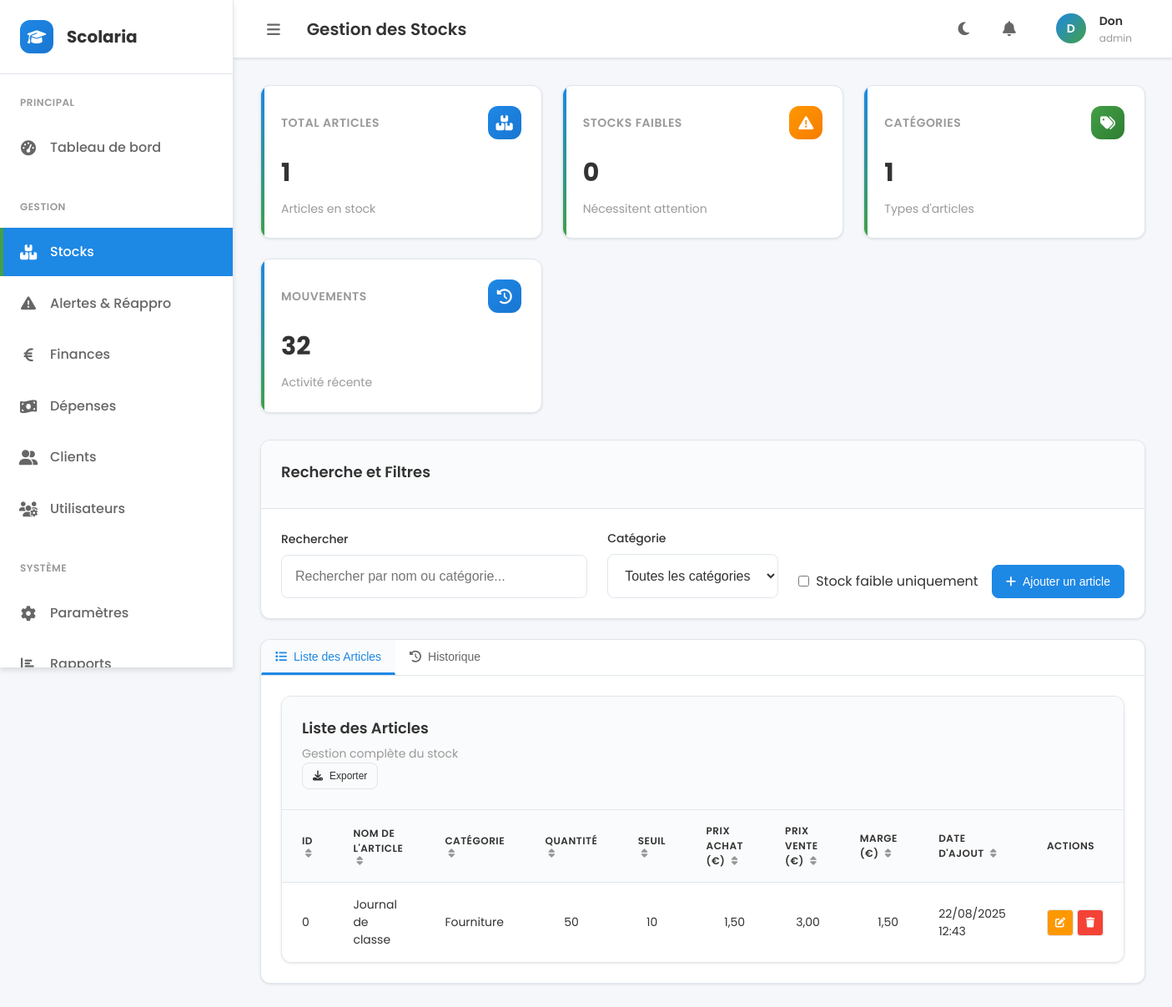
Page /stocks.php (signed in) on the committed database.
### tables this page shows
CREATE TABLE `stocks` (
  `id` int(11) NOT NULL,
  `nom_article` varchar(150) NOT NULL,
  `categorie` varchar(100) DEFAULT NULL,
  `code_barres` varchar(64) DEFAULT NULL,
  `prix_achat` decimal(10,2) DEFAULT NULL,
  `quantite` int(11) NOT NULL,
  `seuil` int(11) NOT NULL,
  `created_at` timestamp NOT NULL DEFAULT current_timestamp(),
  `updated_at` timestamp NOT NULL DEFAULT current_timestamp() ON UPDATE current_timestamp(),
  `seuil_alerte` int(11) DEFAULT 10,
  `prix_vente` decimal(10,2) NOT NULL DEFAULT 0.00
);

### components/data-table.php (the view, shortened to what this page needs)
<?php
function renderDataTable($config) {
    $title = htmlspecialchars($config['title'] ?? '');
    $subtitle = htmlspecialchars($config['subtitle'] ?? '');
    $id = htmlspecialchars($config['id'] ?? 'dataTable');
    $data = $config['data'] ?? [];
    $columns = $config['columns'] ?? [];
    $actions = $config['actions'] ?? [];
    $search = $config['search'] ?? false;
    $export = $config['export'] ?? false;
    echo '<div class="table-container" id="' . $id . 'Container">';
    if ($title || $search || $export) {
        echo '<div class="card-header">';
        if ($title) {
            echo '<div>';
            echo '<h3 class="card-title">' . $title . '</h3>';
            if ($subtitle) {
                echo '<p class="card-subtitle">' . $subtitle . '</p>';
            }
            echo '</div>';
        }
        if ($search || $export) {
            echo '<div class="table-controls" style="display: flex; gap: var(--spacing-md); align-items: center;">';
            if ($export) {
                echo '<div class="table-export">';
                echo '<button class="btn btn-outline btn-sm" onclick="exportTable(\'' . $id . '\')">';
                echo '<i class="fas fa-download"></i> Exporter';
                echo '</button>';
                echo '</div>';
            }
            echo '</div>';
        }
        echo '</div>';
    }
    echo '<div class="table-responsive">';
    echo '<table class="table" id="' . $id . '">';
    echo '<thead>';
    echo '<tr>';
    foreach ($columns as $column) {
        $label = htmlspecialchars($column['label'] ?? '');
        $sortable = $column['sortable'] ?? false;
        $class = htmlspecialchars($column['class'] ?? '');
        echo '<th class="' . $class . '"';
        if ($sortable) {
            echo ' style="cursor: pointer;" onclick="sortTable(\'' . $id . '\', \'' . $column['key'] . '\')"';
        }
        echo '>';
        echo $label;
        if ($sortable) {
            echo ' <i class="fas fa-sort sort-icon" style="opacity: 0.5; margin-left: var(--spacing-xs);"></i>';
        }
        echo '</th>';
    }
    if (!empty($actions)) {
        echo '<th class="text-center">Actions</th>';
    }
    echo '</tr>';
    echo '</thead>';
    echo '<tbody>';
    if (empty($data)) {
        $colspan = count($columns) + (empty($actions) ? 0 : 1);
        echo '<tr><td colspan="' . $colspan . '" class="text-center" style="padding: var(--spacing-xl); color: var(--text-muted);">';
        echo '<i class="fas fa-inbox" style="font-size: var(--font-size-2xl); margin-bottom: var(--spacing-md);"></i><br>';
        echo 'Aucune donnée disponible';
        echo '</td></tr>';
    } else {
        foreach ($data as $index => $row) {
            echo '<tr>';
            foreach ($columns as $column) {
                $key = $column['key'];
                $type = $column['type'] ?? 'text';
                $class = htmlspecialchars($column['class'] ?? '');
                $value = $row[$key] ?? '';
                echo '<td class="' . $class . '">';
                echo renderTableCell($value, $type, $column, $row);
                echo '</td>';
            }
            if (!empty($actions)) {
                echo '<td class="text-center">';
                echo '<div class="table-actions" style="display: flex; gap: var(--spacing-xs); justify-content: center;">';
                foreach ($actions as $action) {
                    $icon = htmlspecialchars($action['icon'] ?? 'fas fa-eye');
                    $class = htmlspecialchars($action['class'] ?? 'btn-outline');
                    $title = htmlspecialchars($action['title'] ?? '');
                    $url = $action['url'] ?? '#';
                    $url = str_replace('{id}', $row['id'] ?? '', $url);
                    foreach ($row as $k => $v) {
                        $url = str_replace('{' . $k . '}', $v, $url);
                    }
                    if (strpos($url, 'javascript:') === 0) {
                        $onclick = substr($url, strlen('javascript:'));
                        echo '<button type="button" class="btn btn-sm ' . $class . ' action-btn" title="' . $title . '" onclick="' . htmlspecialchars($onclick, ENT_QUOTES) . '" style="cursor: pointer; pointer-events: auto;">';
                        echo '<i class="' . $icon . '"></i>';
                        echo '</button>';
                    } else {
                        echo '<a href="' . htmlspecialchars($url) . '" class="btn btn-sm ' . $class . ' action-btn" title="' . $title . '" style="cursor: pointer; pointer-events: auto;">';
                        echo '<i class="' . $icon . '"></i>';
                        echo '</a>';
                    }
                }
                echo '</div>';
                echo '</td>';
            }
            echo '</tr>';
        }
    }
    echo '</tbody>';
    echo '</table>';
    echo '</div>';
    echo '</div>';
}
function renderTableCell($value, $type, $column, $row) {
    switch ($type) {
        case 'text':
            return htmlspecialchars($value);
        case 'number':
            return number_format($value);
        case 'datetime':
            return date('d/m/Y H:i', strtotime($value));
        case 'badge':
            $badgeClass = $column['badgeClass'] ?? [];
            $class = $badgeClass[$value] ?? 'primary';
            return '<span class="badge badge-' . $class . '">' . htmlspecialchars($value) . '</span>';
    }
}
?>

### assets/css/style.css (style rules this page uses)
:root { --primary-color: #1E88E5; --primary-hover: #1976D2; --primary-light: #E3F2FD; --secondary-color: #43A047; --secondary-hover: #388E3C; --secondary-light: #E8F5E8; --success-color: #43A047; --warning-color: #FF9800; --danger-color: #F44336; --info-color: #2196F3; --bg-primary: #F5F7FA; --bg-secondary: #FFFFFF; --bg-tertiary: #FAFBFC; --bg-sidebar: #FFFFFF; --bg-header: #FFFFFF; --text-primary: #333333; --text-secondary: #666666; --text-muted: #999999; --text-white: #FFFFFF; --text-dark: #212529; --border-color: #E0E6ED; --border-light: #F1F3F4; --border-dark: #D1D5DB; --shadow-sm: 0 1px 3px rgba(0, 0, 0, 0.1); --shadow-md: 0 4px 6px rgba(0, 0, 0, 0.1); --shadow-lg: 0 10px 15px rgba(0, 0, 0, 0.1); --shadow-xl: 0 20px 25px rgba(0, 0, 0, 0.15); --radius-sm: 4px; --radius-md: 8px; --radius-lg: 12px; --radius-xl: 16px; --radius-full: 50px; --spacing-xs: 0.25rem; --spacing-sm: 0.5rem; --spacing-md: 1rem; --spacing-lg: 1.5rem; --spacing-xl: 2rem; --spacing-2xl: 3rem; --font-family: 'Poppins', -apple-system, BlinkMacSystemFont, 'Segoe UI', Roboto, sans-serif; --font-size-xs: 0.75rem; --font-size-sm: 0.875rem; --font-size-base: 1rem; --font-size-lg: 1.125rem; --font-size-xl: 1.25rem; --font-size-2xl: 1.5rem; --font-size-3xl: 1.875rem; --font-size-4xl: 2.25rem; --transition-fast: 0.15s ease; --transition-normal: 0.3s ease; --transition-slow: 0.5s ease; --sidebar-width: 280px; --sidebar-collapsed-width: 80px; --header-height: 70px; --content-padding: 2rem; }
*, *::before, *::after { box-sizing: border-box; margin: 0; padding: 0; }
html { font-size: 16px; scroll-behavior: smooth; }
body { font-family: var(--font-family); font-size: var(--font-size-base); line-height: 1.6; color: var(--text-primary); background-color: var(--bg-primary); transition: background-color var(--transition-normal), color var(--transition-normal); }
.card-header { padding: var(--spacing-lg); border-bottom: 1px solid var(--border-color); background-color: var(--bg-tertiary); }
.card-title { font-size: var(--font-size-lg); font-weight: 600; color: var(--text-primary); margin-bottom: var(--spacing-xs); }
.card-subtitle { font-size: var(--font-size-sm); color: var(--text-muted); }
.btn { display: inline-flex; align-items: center; justify-content: center; gap: var(--spacing-sm); padding: var(--spacing-md) var(--spacing-lg); font-size: var(--font-size-sm); font-weight: 500; text-decoration: none; border: none; border-radius: var(--radius-md); cursor: pointer; transition: all var(--transition-fast); white-space: nowrap; min-height: 40px; }
.btn-outline { background-color: transparent; color: var(--primary-color); border: 1px solid var(--primary-color); }
.btn-warning { background-color: var(--warning-color); color: var(--text-white); }
.btn-danger { background-color: var(--danger-color); color: var(--text-white); }
.btn-sm { padding: var(--spacing-sm) var(--spacing-md); font-size: var(--font-size-xs); min-height: 32px; }
.table-container { background-color: var(--bg-secondary); border: 1px solid var(--border-color); border-radius: var(--radius-lg); overflow: hidden; box-shadow: var(--shadow-sm); }
.table { width: 100%; border-collapse: collapse; font-size: var(--font-size-sm); }
.table th { background-color: var(--bg-tertiary); padding: var(--spacing-md) var(--spacing-lg); text-align: left; font-weight: 600; color: var(--text-primary); border-bottom: 1px solid var(--border-color); font-size: var(--font-size-xs); text-transform: uppercase; letter-spacing: 0.5px; }
.table td { padding: var(--spacing-md) var(--spacing-lg); border-bottom: 1px solid var(--border-light); color: var(--text-primary); }
.table tbody tr:last-child td { border-bottom: none; }
.text-center { text-align: center; }
.text-right { text-align: right; }

### rows in the picture
stocks: id "0", nom_article "Journal de classe", categorie "Fourniture", quantite "50", seuil "10", row "1,50", row "3,00", created_at "22/08/2025 12:43"

### other values in the picture
$pageTitle "Gestion des Stocks"
substr($_SESSION['username'] ?? 'U', 0, 1) "D"
$_SESSION['username'] "Don"
$_SESSION['role'] "admin"
$title "TOTAL ARTICLES"
$value "1"
$subtitle "Articles en stock"
$title "STOCKS FAIBLES"
$value "0"
$subtitle "Nécessitent attention"
$title "CATÉGORIES"
$subtitle "Types d'articles"
$title "MOUVEMENTS"
$value "32"
$subtitle "Activité récente"
